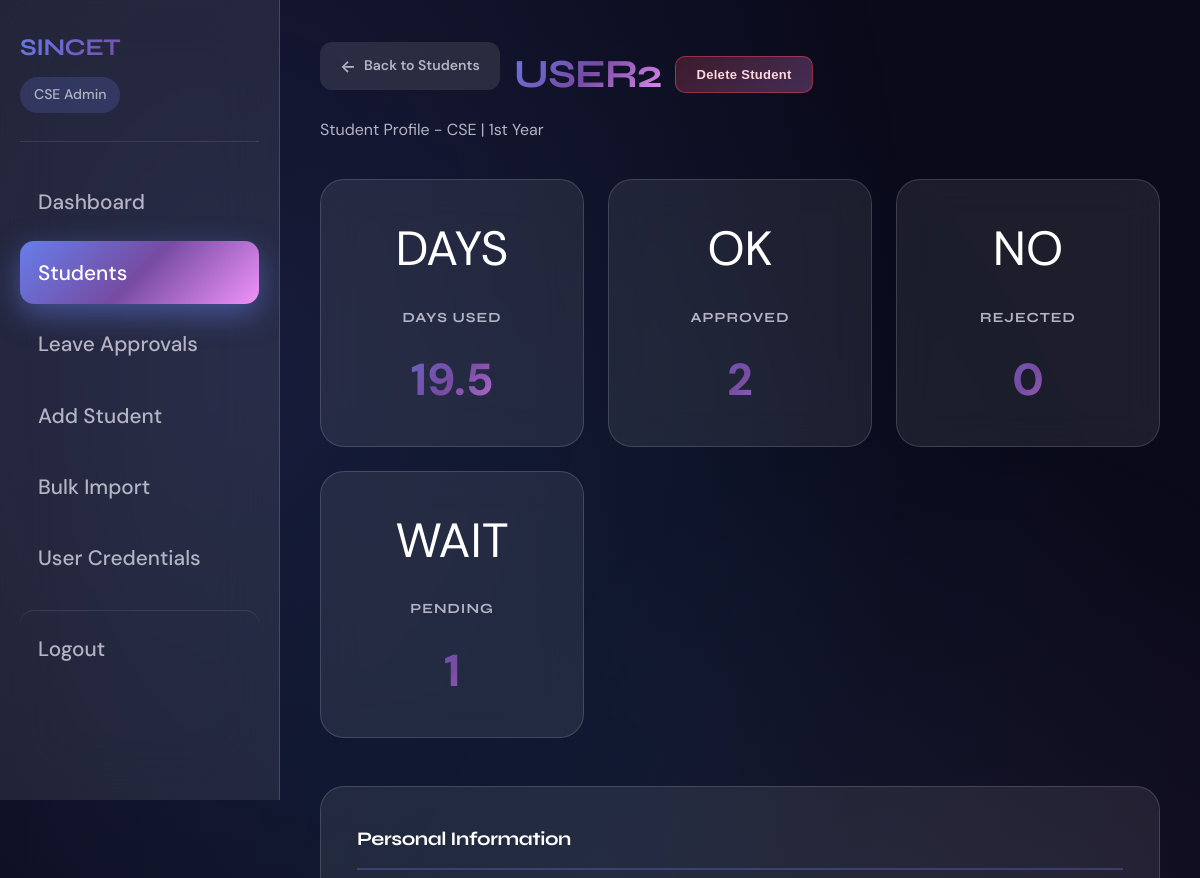
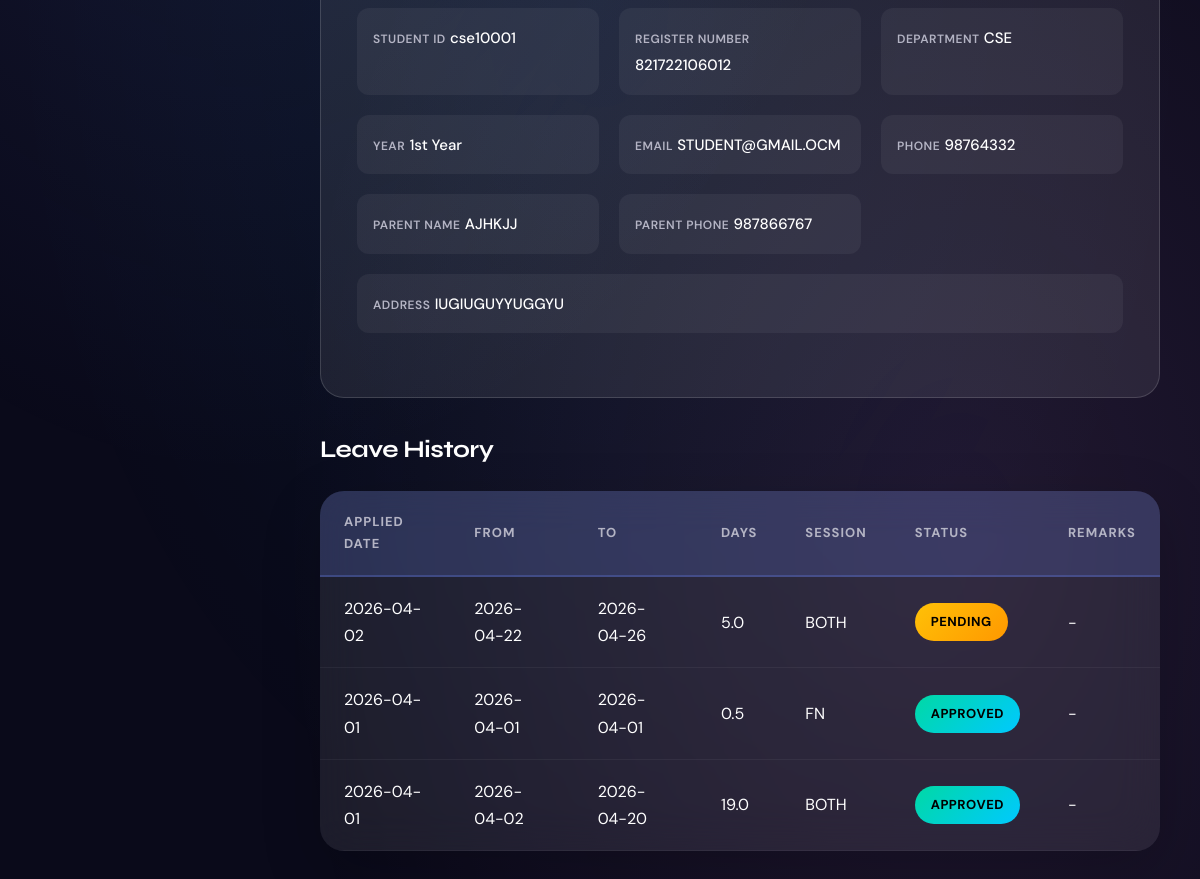
The page /admin/student/cse10001 (signed in) on the database its author committed (2 pictures, top to bottom).
### tables this page shows
CREATE TABLE students (
            id INTEGER PRIMARY KEY,
            student_id TEXT UNIQUE NOT NULL,
            name TEXT NOT NULL,
            register_number TEXT UNIQUE NOT NULL,
            department TEXT NOT NULL,
            year TEXT NOT NULL,
            email TEXT NOT NULL,
            phone TEXT NOT NULL,
            parent_name TEXT NOT NULL,
            parent_phone TEXT NOT NULL,
            address TEXT NOT NULL,
            password TEXT NOT NULL,
            created_at TEXT DEFAULT CURRENT_TIMESTAMP
        );

CREATE TABLE leave_applications (
            id INTEGER PRIMARY KEY,
            student_id TEXT NOT NULL,
            name TEXT NOT NULL,
            register_number TEXT NOT NULL,
            department TEXT NOT NULL,
            year TEXT NOT NULL,
            reason TEXT NOT NULL,
            from_date TEXT NOT NULL,
            to_date TEXT NOT NULL,
            num_days REAL NOT NULL,
            session_type TEXT NOT NULL,
            days_already_taken INTEGER DEFAULT 0,
            student_signature TEXT,
            parent_signature TEXT,
            status TEXT DEFAULT 'pending',
            admin_remarks TEXT,
            applied_time TEXT DEFAULT CURRENT_TIMESTAMP,
            processed_time TEXT,
            processed_by TEXT,
            FOREIGN KEY (student_id) REFERENCES students(student_id)
        );

### app.py (the view)
@app.route('/admin/student/<student_id>')
@admin_required
def admin_student_profile(student_id):
    db = get_db()
    if session.get('role') == 'principal':
        student = db.execute('SELECT * FROM students WHERE student_id = ?',
                            (student_id,)).fetchone()
    else:
        dept = session['department']
        student = db.execute('SELECT * FROM students WHERE student_id = ? AND department = ?',
                            (student_id, dept)).fetchone()
    if not student:
        flash('Student not found', 'error')
        return redirect(url_for('admin_students'))
    leaves = db.execute('SELECT * FROM leave_applications WHERE student_id = ? ORDER BY applied_time DESC',
                       (student_id,)).fetchall()
    total_used = sum(leave['num_days'] for leave in leaves if leave['status'] == 'approved')
    total_approved = len([l for l in leaves if l['status'] == 'approved'])
    total_rejected = len([l for l in leaves if l['status'] == 'rejected'])
    total_pending = len([l for l in leaves if l['status'] == 'pending'])
    return render_template('admin_student_profile.html',
                          student=student,
                          leaves=leaves,
                          total_used=total_used,
                          total_approved=total_approved,
                          total_rejected=total_rejected,
                          total_pending=total_pending)

### app.py (called while the page is built)
def get_db():
    db = sqlite3.connect(DATABASE)
    db.row_factory = sqlite3.Row
    return db

def admin_required(f):
    @wraps(f)
    def decorated_function(*args, **kwargs):
        if session.get('role') not in ['admin', 'principal']:
            flash('Admin access required', 'error')
            return redirect(url_for('login'))
        return f(*args, **kwargs)
    return decorated_function

### templates/admin_student_profile.html (shortened to what this page needs)
{% extends "base.html" %}
{% block content %}
<div class="admin-layout">
    <aside class="sidebar">
        <div class="sidebar-header">
            <h2>SINCET</h2>
            <span class="department">{{ session['department'] }} Admin</span>
        </div>
        <nav>
            <a href="{{ url_for('admin_dashboard') }}" class="nav-item">
                <span>Dashboard</span>
            </a>
            <a href="{{ url_for('admin_students') }}" class="nav-item active">
                <span>Students</span>
            </a>
            <a href="{{ url_for('admin_leave_approvals') }}" class="nav-item">
                <span>Leave Approvals</span>
            </a>
            <a href="{{ url_for('add_student') }}" class="nav-item">
                <span>Add Student</span>
            </a>
            <a href="{{ url_for('bulk_import') }}" class="nav-item">
                <span>Bulk Import</span>
            </a>
            <a href="{{ url_for('user_credentials') }}" class="nav-item">
                <span>User Credentials</span>
            </a>
            <a href="{{ url_for('logout') }}" class="nav-item logout-btn">
                <span>Logout</span>
            </a>
        </nav>
    </aside>
    <main class="main-content">
        <div class="content-header">
            <div class="header-actions">
                <a href="{{ url_for('admin_students') }}" class="btn-back">Back to Students</a>
                <h1>{{ student['name'] }}</h1>
                <form action="{{ url_for('delete_student', student_id=student['student_id']) }}" method="POST" onsubmit="return confirm('Delete {{ student['name'] }} and all leave records? This cannot be undone.');">
                    <button type="submit" class="btn-delete-student profile-delete">Delete Student</button>
                </form>
            </div>
            <p style="color: var(--text-secondary); margin-top: 8px;">Student Profile - {{ student['department'] }} | {{ student['year'] }}</p>
        </div>
        <div class="stats-grid">
            <div class="stat-card card-blue">
                <div class="stat-icon">DAYS</div>
                <h3>Days Used</h3>
                <p>{{ total_used }}</p>
            </div>
            <div class="stat-card card-green">
                <div class="stat-icon">OK</div>
                <h3>Approved</h3>
                <p>{{ total_approved }}</p>
            </div>
            <div class="stat-card card-red">
                <div class="stat-icon">NO</div>
                <h3>Rejected</h3>
                <p>{{ total_rejected }}</p>
            </div>
            <div class="stat-card card-amber">
                <div class="stat-icon">WAIT</div>
                <h3>Pending</h3>
                <p>{{ total_pending }}</p>
            </div>
        </div>
        <div class="leave-details-card">
            <div class="detail-section">
                <h3>Personal Information</h3>
                <div class="details-grid">
                    <div class="detail-item">
                        <span class="detail-label">Student ID</span>
                        <span class="detail-value">{{ student['student_id'] }}</span>
                    </div>
                    <div class="detail-item">
                        <span class="detail-label">Register Number</span>
                        <span class="detail-value">{{ student['register_number'] }}</span>
                    </div>
                    <div class="detail-item">
                        <span class="detail-label">Department</span>
                        <span class="detail-value">{{ student['department'] }}</span>
                    </div>
                    <div class="detail-item">
                        <span class="detail-label">Year</span>
                        <span class="detail-value">{{ student['year'] }}</span>
                    </div>
                    <div class="detail-item">
                        <span class="detail-label">Email</span>
                        <span class="detail-value">{{ student['email'] }}</span>
                    </div>
                    <div class="detail-item">
                        <span class="detail-label">Phone</span>
                        <span class="detail-value">{{ student['phone'] }}</span>
                    </div>
                    <div class="detail-item">
                        <span class="detail-label">Parent Name</span>
                        <span class="detail-value">{{ student['parent_name'] }}</span>
                    </div>
                    <div class="detail-item">
                        <span class="detail-label">Parent Phone</span>
                        <span class="detail-value">{{ student['parent_phone'] }}</span>
                    </div>
                    <div class="detail-item" style="grid-column: 1 / -1;">
                        <span class="detail-label">Address</span>
                        <span class="detail-value">{{ student['address'] }}</span>
                    </div>
                </div>
            </div>
        </div>
        <h2 style="margin: 32px 0 20px;">Leave History</h2>
        {% if leaves %}
        <table>
            <thead>
                <tr>
                    <th>Applied Date</th>
                    <th>From</th>
                    <th>To</th>
                    <th>Days</th>
                    <th>Session</th>
                    <th>Status</th>
                    <th>Remarks</th>
                </tr>
            </thead>
            <tbody>
                {% for leave in leaves %}
                <tr onclick="window.location.href='{{ url_for('admin_leave_detail', leave_id=leave['id']) }}'" style="cursor: pointer;">
                    <td>{{ leave['applied_time'][:10] }}</td>
                    <td>{{ leave['from_date'] }}</td>
                    <td>{{ leave['to_date'] }}</td>
                    <td>{{ leave['num_days'] }}</td>
                    <td>{{ leave['session_type'] }}</td>
                    <td><span class="status {{ leave['status'] }}">{{ leave['status'] }}</span></td>
                    <td>{{ leave['admin_remarks'] or '-' }}</td>
                </tr>
                {% endfor %}
            </tbody>
        </table>
        {% else %}
        <div class="info-box">
            <p>No leave applications found for this student.</p>
        </div>
        {% endif %}
    </main>
</div>
{% endblock %}

### rows shown on the page
students: name "USER2", department "CSE", year "1st Year", student_id "cse10001", register_number "821722106012", email "STUDENT@GMAIL.OCM", phone "98764332", parent_name "AJHKJJ", parent_phone "987866767", address "IUGIUGUYYUGGYU"
leave_applications: applied_time "2026-04-02", from_date "2026-04-22", to_date "2026-04-26", num_days "5.0", session_type "BOTH", status "PENDING", leave "-"
leave_applications: applied_time "2026-04-01", from_date "2026-04-01", to_date "2026-04-01", num_days "0.5", session_type "FN", status "APPROVED", admin_remarks "-"
leave_applications: applied_time "2026-04-01", from_date "2026-04-02", to_date "2026-04-20", num_days "19.0", session_type "BOTH", status "APPROVED", admin_remarks "-"

### other values the page prints
{{ session['department'] }} "CSE"
{{ total_used }} "19.5"
{{ total_approved }} "2"
{{ total_rejected }} "0"
{{ total_pending }} "1"
